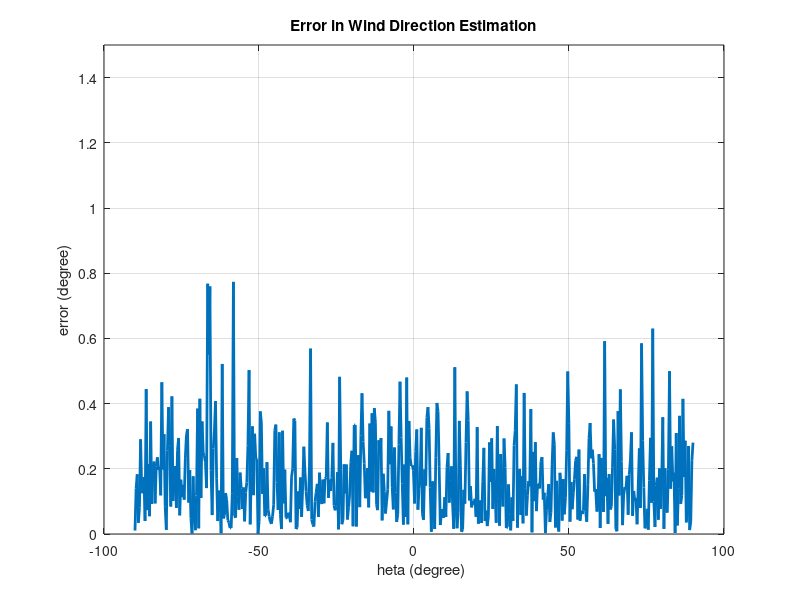

Write MATLAB code to recreate this figure.
%%%%%%%%%%%%%%%%%%%%%%%%%%%%%%%%%%%%%%%%%%%%%%%%%%%%%%%%%%%%%%%%
% This is the script for Problem 4. 
% Your task is to fill in a few lines in this file
%%%%%%%%%%%%%%%%%%%%%%%%%%%%%%%%%%%%%%%%%%%%%%%%%%%%%%%%%%%%%%%%
clear;

% cricket's coordinates
phi = pi/4:pi/2:7*pi/4; % preferred angles of the 4 interneurons

N_theta = 500;	% number of samples
N_trial = 1000;	% number of trials
error = zeros(1, N_theta); 	% results 
thetas = -pi/2:pi/(N_theta-1):pi/2;	% ground truth

for i = 1:N_theta
    theta = thetas(i);
    % Generate average firing rates for the 4 interneurons
    r_mean = 50 * cos(theta - phi);  % Mean firing rates
    r_mean(r_mean < 0) = 0;  % Set negative rates to zero

    % Initialize actual firing rates with noise
    r_actual = r_mean + randn(1, 4) * 5;  % Add Gaussian noise
    r_actual(r_actual < 0) = 0;  % Ensure non-negative firing rates

    % Calculate the x and y components of the population vector
    x = sum(r_actual .* cos(phi));
    y = sum(r_actual .* sin(phi));

    % Estimate the wind direction
    theta_est = atan2(y, x);  % Estimate the direction in radians

    % Convert theta and theta_est to degrees for error calculation
    error(i) = error(i) + (theta/pi*180 - theta_est/pi*180)^2;
end

% Average the error over trials
error = sqrt(error / N_trial);

% Plot the results
figure(1);
plot(thetas * 180 / pi, error, 'LineWidth', 2);
ylim([0 1.5]);
xlabel("\theta (degree)");
ylabel("error (degree)");
title("Error in Wind Direction Estimation");
grid on;

% Create the directory to save figures if it doesn't exist
if ~exist('../Figure', 'dir')
    mkdir('../Figure');
end

% Save the figure
saveas(gcf, '../Figure/wind_direction_error.png');
